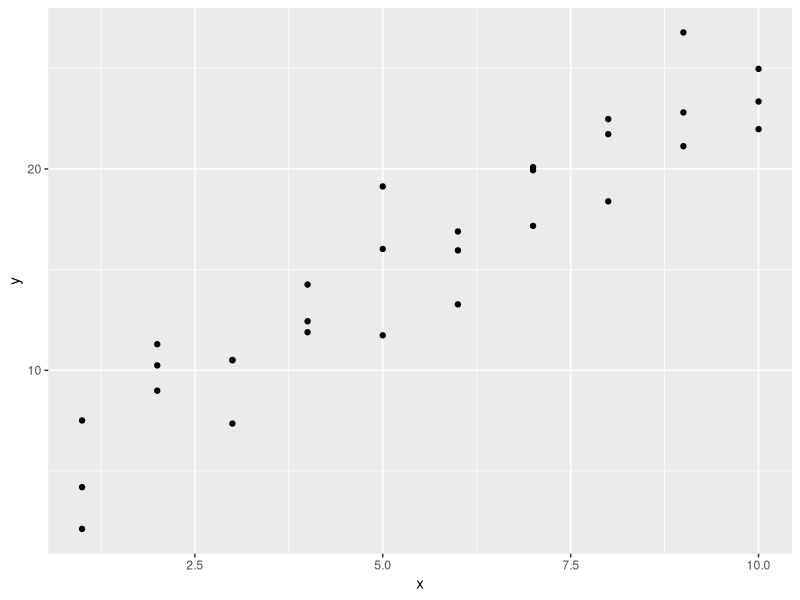
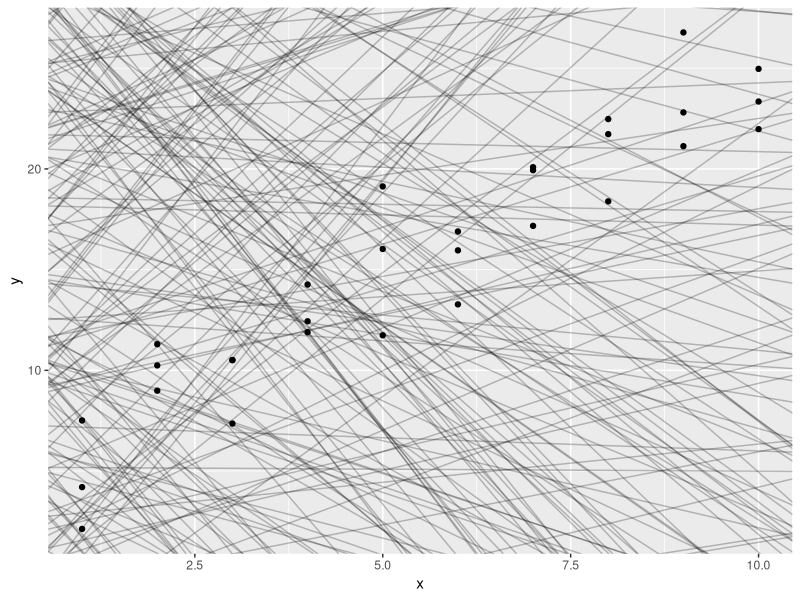
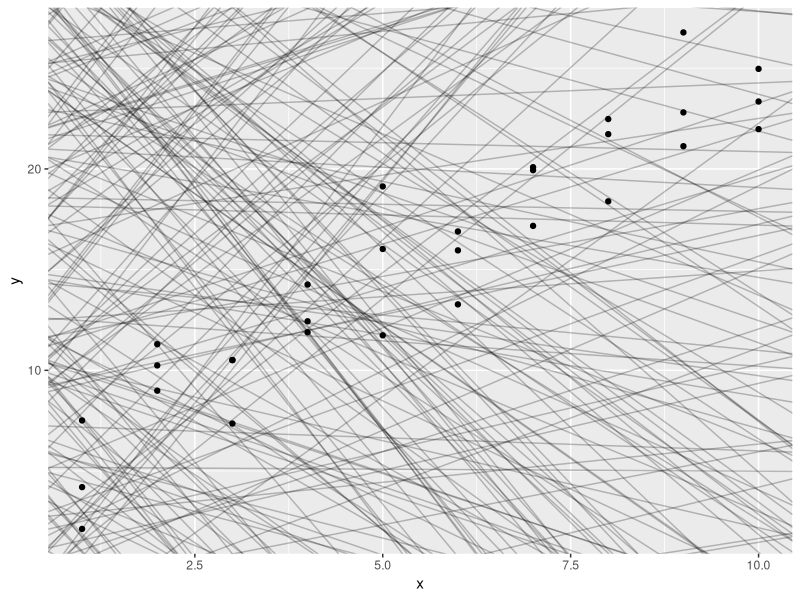

Generate these figures, in order, with R:
## ---- chunk 1
knitr::opts_chunk$set(echo = TRUE)
library(modelr)
library(tidyverse)
## ---- chunk 2

#hypothesis test
# dont need reps or sample size because it will all be fixed on the vector x
ht <- function(x, alternative = c("two, right, left"), claimed_v, stats = c("mean", "median")){
  
  if(stats == "mean"){
    #always account for the missing values
    observed_mean <- mean(x, na.rm =T)
    difference <- abs(observed_mean - claimed_v)
    
    #shift the data to find out if the claimed is true because we are trying to measure the chances of it being true
    new_x <- x - observed_mean + claimed_v
    #sample_n expects a df
    #boostrap sample contains 1000 samples of the mean
    bootsample <- sample_305(new_x, reps = 1000, s_size = length(x), stats )
    p_value <- case_when(alternative == "two"~(sum(bootsample$sampleD <= claimed_v - difference)+sum(bootsample$sampleD >= claimed_v + difference))/1000,
                         alternative == "right" ~ ((sum(bootsample$sampleD >= claimed_v + difference))/1000),
                         alternative == "left" ~ ((sum(bootsampled$sampleD <= claimed_v + difference))/1000))
    
  }else if(stats == "median"){
    #always account for the missing values
    observed_mean <- median(x, na.rm =T)
    difference <- abs(observed_mean - claimed_v)
    
    #shift the data to find out if the claimed is true because we are trying to measure the chances of it being true
    new_x <- x - observed_mean + claimed_v
    #sample_n expects a df
    #boostrap sample contains 1000 samples of the mean
    bootsample <- sample_305(new_x, reps = 1000, s_size = length(x), stats )
    p_value <- case_when(alternative == "two"~(sum(bootsample$sampleD <= claimed_v - difference)+sum(bootsample$sampleD >= claimed_v + difference))/1000,
                         alternative == "right" ~ ((sum(bootsample$sampleD >= claimed_v + difference))/1000),
                         alternative == "left" ~ ((sum(bootsampled$sampleD <= claimed_v + difference))/1000))
    
    
  }
  
}


## ---- chunk 3
sim1

ggplot(sim1, aes(x = x, y = y)) + geom_point()
## ---- chunk 4
#simulate uniform values of a and b
#you will 250 models
#class
models <- tibble(a = runif(250, -5, 40), b = runif(250, -5, 5))

#notes
#models <- tibble(a1 = runif(250, -20,40), a2 = runif(250,-5,5))

#constructs line based on vals of a and b
geom_abline()

ggplot(sim1, aes(x = x , y = y)) + geom_point() + geom_abline(aes(intercept = a, slope = b), data = models, alpha = 1/4)

models[1,]
## ---- chunk 5
#first removed lines with negative slope
#compute distance from given lines and actual points

ggplot(sim1, aes(x,y))+geom_abline(aes(intercept = a,  slope= b),data=models, alpha=1/4)+geom_point()


models[1,]

#output will be a vector
33.6473 + 3.645979*sim1$x

#takes vector with intercept a slope and the df
#get the predicted


pred_y <- function(a, dataframe) {
  a[1]+a[2]*dataframe$x
}

pred_y_from_model <- pred_y(c(33.6473, 3.645979), sim1)

#try <- sim1try$pred <- predytry

#actual observed va of the response minus the pred val and sloap
sim1$y - pred_y(c(33.6473, 3.645979), sim1)

#mod is the intercept and slope vals in a vector
#create a function to predict difference between each y line and the data
#takes the predicted outcome(mod)
measure_difference <- function(mod, data){
  diff <- data$y - pred_y(mod, data)
  sqrt(mean(diff^2))
}
  


#should return the average distanced between all actual points, and the line
measure_difference(c(33.6473, 3.645979), sim1)

out <- NULL

#this function returns a vector from a df
#to retrieve row in df, extract it and store in a vector
helperfunction <- function(df){
  c(df[[1,1]], df[[1,2]])
  
}

helperfunction(models[3,])
  
for(i in 1:250) {
  #will retrieve vector i
  v1 <- helperfunction((models[i,]))
  out[i] <- measure_difference(v1,sim1)
  
}

models %>% mutate(distance = out) %>% arrange(distance)
as.data.frame(out) %>% arrange(out)

summary(lm(y~x, data = sim1))
